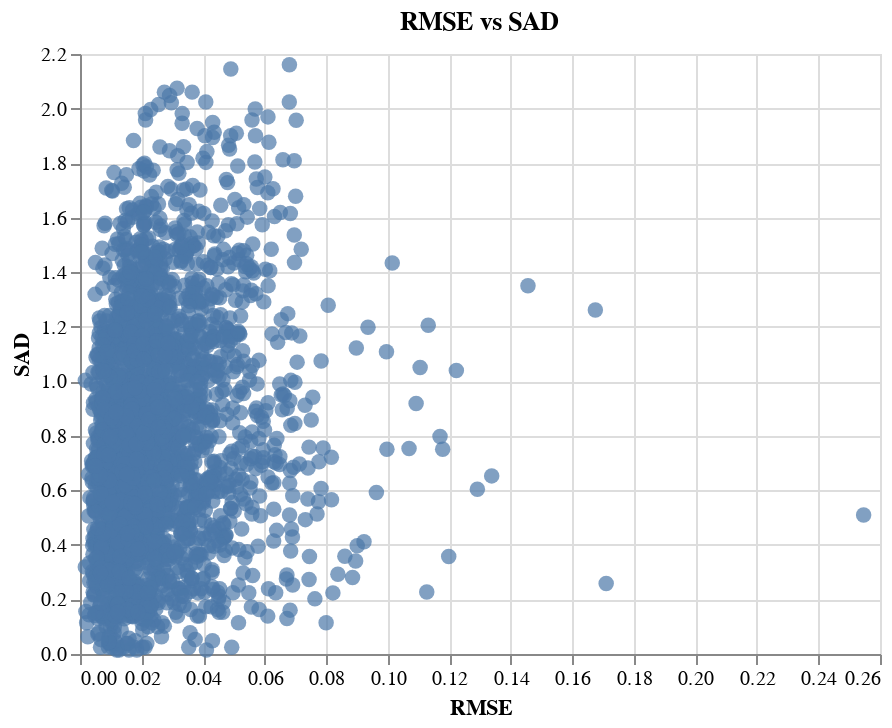

The notebook cell saved with this chart:
### Code cell
alt.Chart(sad_df).mark_circle(size=60).encode(
    x='RMSE',
    y='SAD'
).properties(title = 'RMSE vs SAD')

### Figure 1 — Vega-Lite specification as saved in the notebook (floating-point values rounded to 4 significant figures; data arrays with more than 128 entries replaced by an {"elided": "..."} marker saying what was removed)
{"config": {"view": {"continuousWidth": 400, "continuousHeight": 300}}, "data": {"name": "data-17a553a430f690ac435e92d6c33eff66"}, "mark": {"type": "circle", "size": 60}, "encoding": {"x": {"field": "RMSE", "type": "quantitative"}, "y": {"field": "SAD", "type": "quantitative"}}, "title": "RMSE vs SAD", "$schema": "https://vega.github.io/schema/vega-lite/v4.17.0.json", "datasets": {"data-17a553a430f690ac435e92d6c33eff66": {"elided": "2466 records"}}}
